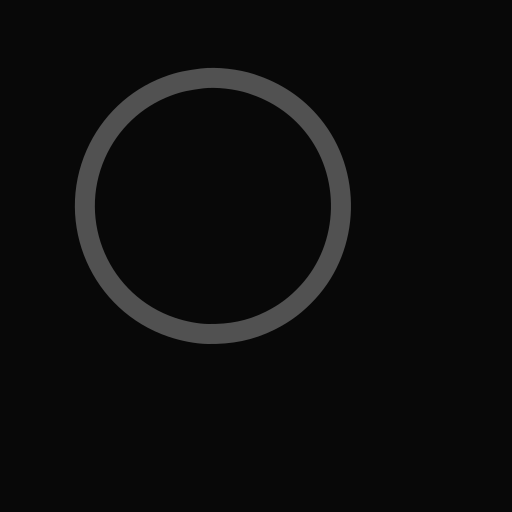
#> input picture img/circle-1.png, 512 x 512 px
$ python test.py
#> lines starting #> are read from the running program, lines starting #| are printed output that depends on the picture
import cv2
import numpy as np
import matplotlib.pyplot as plt
import matplotlib.animation as animation

imgarr = []
imgarr.append(cv2.imread('../../img/circle-1.png', cv2.IMREAD_GRAYSCALE))
imgarr.append(cv2.imread('../../img/circle-2.png', cv2.IMREAD_GRAYSCALE))
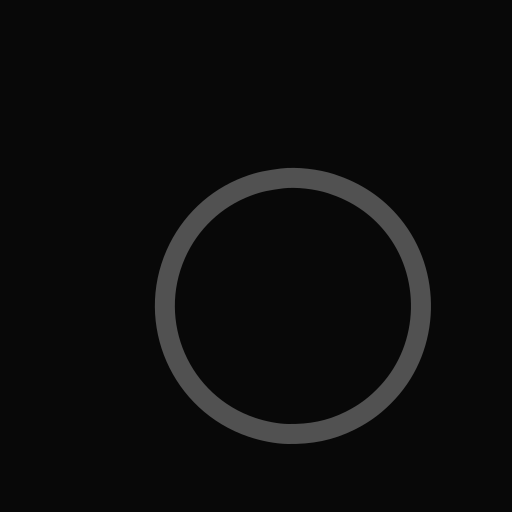
#> input picture img/circle-2.png, 512 x 512 px
imgarr.append(cv2.imread('../../img/circle-1.png', cv2.IMREAD_GRAYSCALE))
imgarr.append(cv2.imread('../../img/circle-2.png', cv2.IMREAD_GRAYSCALE))
titles = ["adsf", "qwer"]

fig = plt.figure("ArtistAnimation")
ax = fig.add_subplot(111)

ims = []

for iternum in range(2):
    title = plt.text(0.5,
                     1.01,
                     titles[iternum],
                     ha="center",
                     va="bottom",
                     color=np.random.rand(3),
                     transform=ax.transAxes,
                     fontsize="large")
    # text = ax.text(iternum, iternum, titles[iternum])
    scatter = ax.imshow(imgarr[iternum], cmap='gray')
    ims.append([
        # text,
        scatter,
        title,
    ])
#> after the loop, ims = 2 items

ani = animation.ArtistAnimation(fig,
                                ims,
                                interval=250,
                                blit=False,
                                repeat_delay=0)
plt.show()
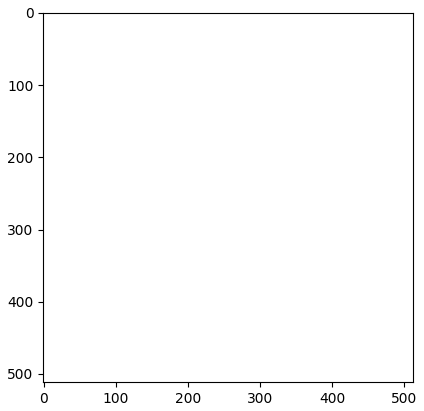
#> figure drawn by matplotlib, 1 panel
